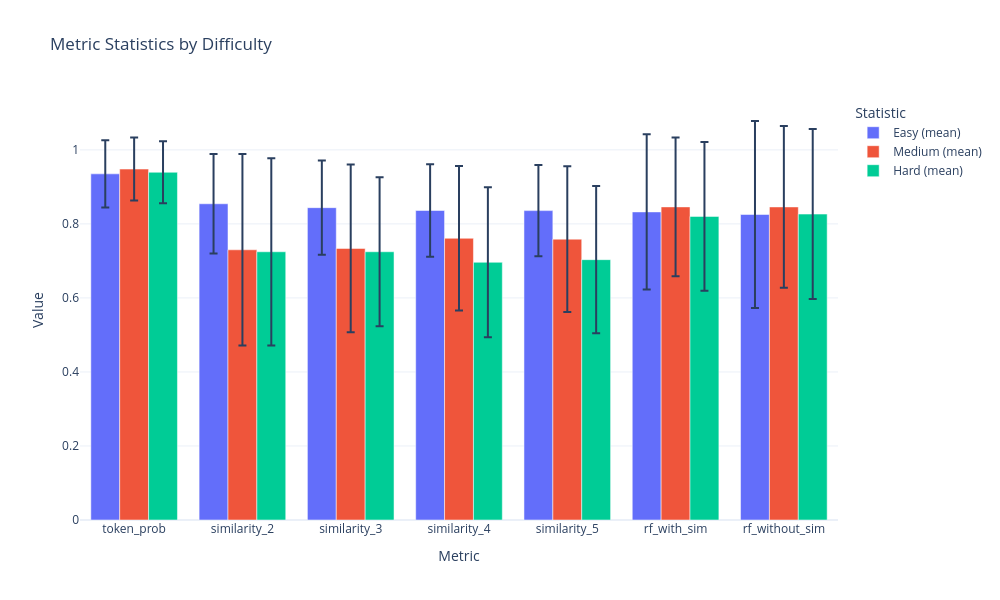

Notebook source saved alongside this figure:
### Code cell
import pandas as pd
import plotly.graph_objects as go

# Step 1: Flatten your dict into a DataFrame
df_list = []
for metric, df in data.items():
    df = df.copy().reset_index()  # bring 'difficulty' back
    df['metric'] = metric
    df_list.append(df)

df_stats = pd.concat(df_list, ignore_index=True)
difficulty_order = ['Easy', 'Medium', 'Hard']
df_stats['difficulty'] = pd.Categorical(df_stats['difficulty'], categories=difficulty_order, ordered=True)

# Step 2: Create a grouped bar chart (mean ± std) per metric
difficulties = df_stats['difficulty'].unique()
metrics = df_stats['metric'].unique()

fig = go.Figure()

# Add mean bars per difficulty for each metric
for diff in difficulties:
    subset = df_stats[df_stats['difficulty'] == diff]
    fig.add_trace(
        go.Bar(
            x=subset['metric'],
            y=subset['mean'],
            name=f"{diff} (mean)",
            error_y=dict(type='data', array=subset['std']),
        )
    )

# # Optional: Add median, min, and max as scatter markers
# # They will be overlaid on top of bars
# fig.add_trace(
#     go.Scatter(
#         x=df_stats['metric'],
#         y=df_stats['median'],
#         mode='markers',
#         name='Median',
#         marker=dict(symbol='diamond', size=10, color='black'),
#         showlegend=True
#     )
# )
# fig.add_trace(
#     go.Scatter(
#         x=df_stats['metric'],
#         y=df_stats['min'],
#         mode='markers',
#         name='Min',
#         marker=dict(symbol='triangle-down', size=8, color='red'),
#         showlegend=True
#     )
# )
# fig.add_trace(
#     go.Scatter(
#         x=df_stats['metric'],
#         y=df_stats['max'],
#         mode='markers',
#         name='Max',
#         marker=dict(symbol='triangle-up', size=8, color='green'),
#         showlegend=True
#     )
# )

# Step 3: Layout adjustments
fig.update_layout(
    barmode='group',
    title='Metric Statistics by Difficulty',
    xaxis_title='Metric',
    yaxis_title='Value',
    legend_title='Statistic',
    template='plotly_white',
    height=600,
    width=1000
)

fig.show()

### Figure 1 — Plotly figure (JSON) as saved in the notebook; plotly's stock layout.template omitted (floating-point values rounded to 4 significant figures)
{"data": [{"error_y": {"array": [0.09059, 0.1344, 0.1272, 0.125, 0.1233, 0.2097, 0.2526], "type": "data"}, "name": "Easy (mean)", "type": "bar", "x": ["token_prob", "similarity_2", "similarity_3", "similarity_4", "similarity_5", "rf_with_sim", "rf_without_sim"], "y": [0.9352, 0.8544, 0.8439, 0.8362, 0.8359, 0.8324, 0.8255]}, {"error_y": {"array": [0.08523, 0.2586, 0.2268, 0.1951, 0.1967, 0.1872, 0.2187], "type": "data"}, "name": "Medium (mean)", "type": "bar", "x": ["token_prob", "similarity_2", "similarity_3", "similarity_4", "similarity_5", "rf_with_sim", "rf_without_sim"], "y": [0.9481, 0.73, 0.7337, 0.7611, 0.7587, 0.8459, 0.8459]}, {"error_y": {"array": [0.08388, 0.2529, 0.201, 0.2026, 0.1987, 0.2009, 0.2297], "type": "data"}, "name": "Hard (mean)", "type": "bar", "x": ["token_prob", "similarity_2", "similarity_3", "similarity_4", "similarity_5", "rf_with_sim", "rf_without_sim"], "y": [0.9395, 0.7247, 0.7248, 0.6962, 0.7034, 0.8202, 0.8265]}], "layout": {"barmode": "group", "height": 600, "legend": {"title": {"text": "Statistic"}}, "title": {"text": "Metric Statistics by Difficulty"}, "width": 1000, "xaxis": {"autorange": true, "range": [-0.5, 6.5], "title": {"text": "Metric"}, "type": "category"}, "yaxis": {"autorange": true, "range": [0, 1.135], "title": {"text": "Value"}, "type": "linear"}}}
